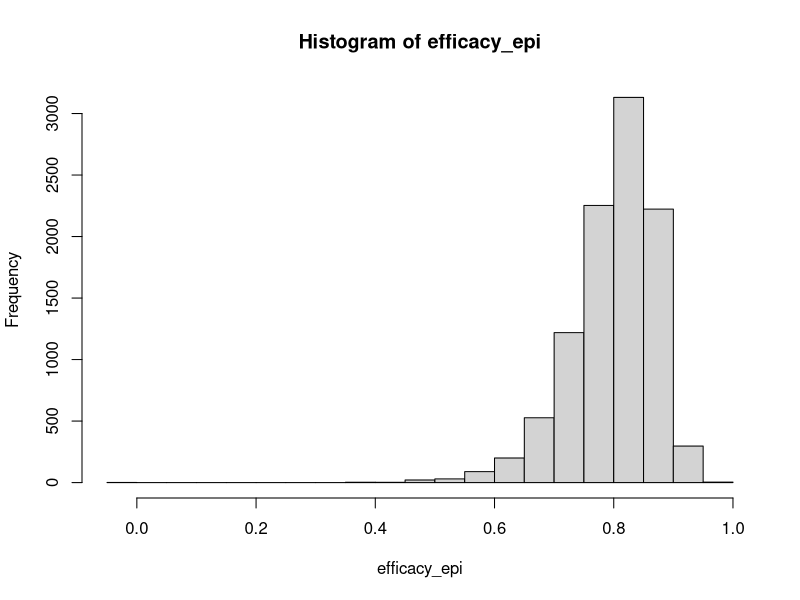

Reproduce this figure in R.
#Establishes parameters for all scenarios

birth_cohort <- 117160
periods <- 4

h_vec <- c(71, 20, 12, 21) # GNR hospitalized patients by age group
h_n <- c(126449, 252898, 502662, 1038045) # n for age group

mu_gnr_vec <- c(41, 7, 7, 8)
mu_gnr_n <- c(71, 19, 12, 19)

# Sets age-specific parameters for each period
h <- h_vec / h_n  # Probability of hospitalization due to GNR infections
mu_gnr <- mu_gnr_vec / mu_gnr_n    # Probability of death given hospitalization due to GNR infection
mu_ac <- c(0.0348, 0.0348, 0.004725, 0.02835) # All-cause mortality probability
length <- c("0 - <4 months ", "4 - <12 months", "12 - <24 months", "24 - 59 months")

# Defines number of simulations for Monte Carlo model
n_simulations <- 10000

# Sets coverage parameters
#80.1% of children born 7 to 12 months after introduction received three doses of pentavalent rotavirus vaccine by 9 months of age
coverage_epi <- 0.801   # Proportion vaccinated at end of period 1

#In Mali, according to the 2018 Demographic and Health Survey (DHS), only about 43% of pregnant women had at least four antenatal care visits, which is the internationally recommended standard
coverage_mat <- 0.433  # Proportion of mothers vaccinated

# Sets range of coverage options for coverage vs reduced hospitalizations graphs
min_coverage <- 0.1
max_coverage <- 1.0
step <- 0.1

# Establishes efficacy matrices
#Based on PCV vaccine pooled estimate from https://pmc.ncbi.nlm.nih.gov/articles/instance/7332418/bin/41586_2020_2238_MOESM1_ESM.pdf
#81.2% efficacy (95% CI: 63.1%, 90.5%)
#For uncertainty distribution for EPI efficacy:
a <- rnorm(n_simulations, mean = log(.188), sd = ((log(.369)-log(.095))/3.98))
efficacy_epi <- 1 - exp(a)
hist(efficacy_epi)


#Based on maternal influenza vaccine estimate from https://pubmed.ncbi.nlm.nih.gov/31259452/
#56.8% efficacy (95% CI: 25.0, 75.1)

#For uncertainty distribution for maternal efficacy:
b <- rnorm(n_simulations, mean = log(.432), sd = ((log(.750)-log(.249))/3.98))
efficacy_mat2 <- 1 - exp(b)
efficacy_mat <- matrix(0, nrow=n_simulations, ncol=1)
for (sim in 1:n_simulations) {
  efficacy_mat[sim] <- max(min(efficacy_mat2[sim], 1), 0)}

mat_cost_per_dose <- 1.47
discount_rate <- .03
age_at_death <- c(2/12, 8/12, 18/12, 42/12)
life_expectancy <- c(63.2, 63.2, 63.2, 63.2)
remaining_years <- life_expectancy - age_at_death
discounted_remaining_years <- (1 - exp(-discount_rate * remaining_years)) / discount_rate

#Establishes matrices of age-specific probability of gnr hospitalization and death given gnr hospitalization
h_vec_sim <- matrix(0, nrow=n_simulations, ncol=periods)
mu_gnr_sim <- matrix(0, nrow=n_simulations, ncol=periods)

for (sim in 1:n_simulations) {
  for (age in 1:periods) {
    # Calculates number of hospitalizations, deaths due to GNR, and other cause deaths
    h_vec_sim[sim, age] <- rbeta(1, h_vec[age], h_n[age]-h_vec[age]) #For each age group, estimates a hospitalization probability based on the mean and standard deviation and 1 trial
    mu_gnr_sim[sim, age] <- rbeta(1, mu_gnr_vec[age], mu_gnr_n[age] - mu_gnr_vec[age])
  }
}

#Establishes CI function
ci <- function(x) quantile(x, probs=c(0.025, 0.975))

#Installs package to export data frame as excel file to folder
install.packages("writexl")
library("writexl")
#write_xlsx(status_quo_data,"C:/Users/wstil/OneDrive/Desktop/Aim 3/GNR Model/status_quo_df.xlsx", col_name=TRUE, format_headers=FALSE)
